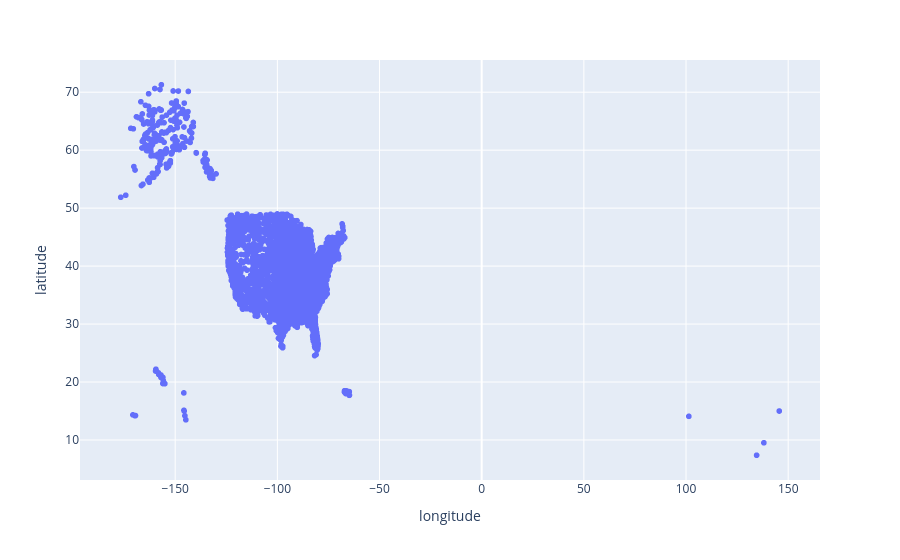

Source (notebook cell):
### Markdown cell above
## 3. Plotly

### Code cell
import plotly.express as px

fig = px.scatter(df, x="longitude", y="latitude", hover_name="name")
fig.show()


import plotly.express as px
import geopandas as gpd
from geodatasets import get_url

geo_df = gpd.read_file(get_url("naturalearth.cities"))

fig = px.scatter_geo(geo_df,
                    lat=geo_df.geometry.y,
                    lon=geo_df.geometry.x,
                    hover_name="name")
fig.show()

### Figure 1 — Plotly figure (JSON) as saved in the notebook; plotly's stock layout.template omitted (floating-point values rounded to 4 significant figures; data arrays with more than 128 entries replaced by an {"elided": "..."} marker saying what was removed)
{"data": [{"hovertemplate": "<b>%{hovertext}</b><br><br>longitude=%{x}<br>latitude=%{y}<extra></extra>", "hovertext": {"elided": "3376 str values"}, "legendgroup": "", "marker": {"color": "#636efa", "symbol": "circle"}, "mode": "markers", "name": "", "showlegend": false, "type": "scattergl", "x": {"elided": "3376 float values"}, "xaxis": "x", "y": {"elided": "3376 float values"}, "yaxis": "y"}], "layout": {"legend": {"tracegroupgap": 0}, "margin": {"t": 60}, "xaxis": {"anchor": "y", "domain": [0, 1], "title": {"text": "longitude"}}, "yaxis": {"anchor": "x", "domain": [0, 1], "title": {"text": "latitude"}}}}
